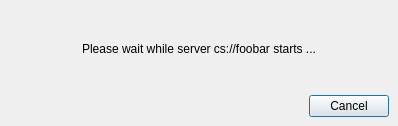
<?xml version="1.0" encoding="UTF-8"?>
<ui version="4.0">
 <class>pqServerLauncherDialog</class>
 <widget class="QDialog" name="pqServerLauncherDialog">
  <property name="geometry">
   <rect>
    <x>0</x>
    <y>0</y>
    <width>398</width>
    <height>126</height>
   </rect>
  </property>
  <property name="windowTitle">
   <string>Starting Server</string>
  </property>
  <layout class="QVBoxLayout">
   <property name="spacing">
    <number>6</number>
   </property>
   <property name="margin">
    <number>9</number>
   </property>
   <item>
    <widget class="QLabel" name="message">
     <property name="text">
      <string>Please wait while server cs://foobar starts ...</string>
     </property>
     <property name="alignment">
      <set>Qt::AlignCenter</set>
     </property>
    </widget>
   </item>
   <item>
    <layout class="QHBoxLayout">
     <property name="spacing">
      <number>6</number>
     </property>
     <property name="margin">
      <number>0</number>
     </property>
     <item>
      <spacer>
       <property name="orientation">
        <enum>Qt::Horizontal</enum>
       </property>
       <property name="sizeHint" stdset="0">
        <size>
         <width>40</width>
         <height>20</height>
        </size>
       </property>
      </spacer>
     </item>
     <item>
      <widget class="QPushButton" name="cancel">
       <property name="text">
        <string>Cancel</string>
       </property>
      </widget>
     </item>
    </layout>
   </item>
  </layout>
 </widget>
 <resources/>
 <connections>
  <connection>
   <sender>cancel</sender>
   <signal>clicked()</signal>
   <receiver>pqServerLauncherDialog</receiver>
   <slot>reject()</slot>
   <hints>
    <hint type="sourcelabel">
     <x>329</x>
     <y>100</y>
    </hint>
    <hint type="destinationlabel">
     <x>213</x>
     <y>98</y>
    </hint>
   </hints>
  </connection>
 </connections>
</ui>
